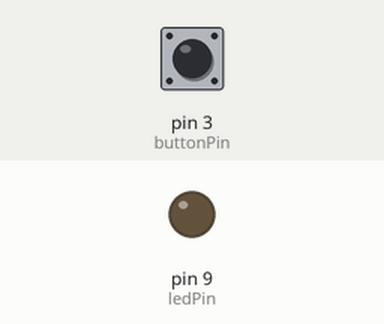
Simulated run of this sketch. Board: Arduino Uno, built with avr-gcc and run on an emulated ATmega328P. On the bench: output pins drawn as LEDs (lit = HIGH). The inputs (shaded band) are chosen by the test bench; at power-on: pin 3 (buttonPin) HIGH.

Above: at 1.2 s.
1.3 s: pin 3 (buttonPin) pulled LOW for 0.15 s
At 2.5 s:
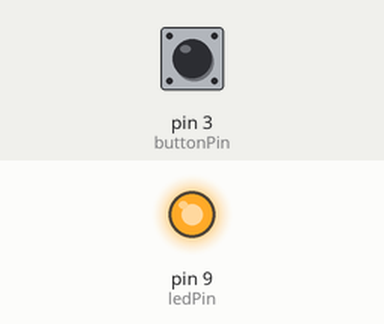
2.9 s: pin 3 (buttonPin) pulled LOW for 1 s
At 4.0 s:
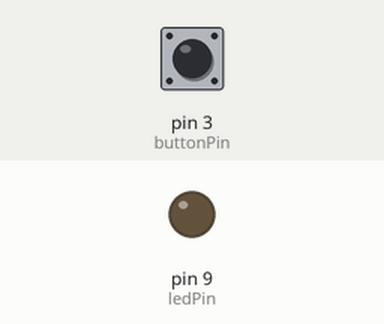
5.4 s: pin 3 (buttonPin) pulled LOW for 3.2 s
At 5.9 s:
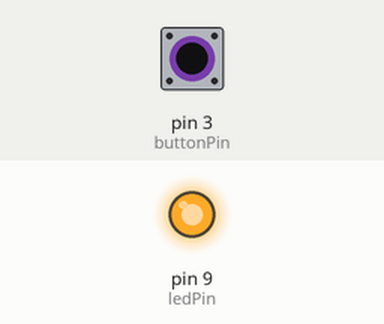
Timing chart, 0 to 8.4 s (numbered marks = the images above; inputs shaded):
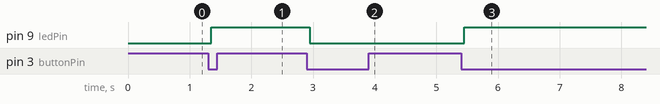

The sketch:

button.ino
```cpp
const int ledPin = 9;      // Пин для светодиода (PWM)
const int buttonPin = 3;   // Пин кнопки
int buttonState = 0;       // Текущее состояние кнопки
int lastButtonState = 0;   // Предыдущее состояние кнопки
bool ledState = false;     // Переменная для хранения состояния светодиода

void setup() {
  pinMode(ledPin, OUTPUT);
  pinMode(buttonPin, INPUT_PULLUP); // Подтяжка к +5V (HIGH по умолчанию)
}

void loop() {
  buttonState = digitalRead(buttonPin); // Читаем кнопку

  if (buttonState == LOW && lastButtonState == HIGH) { // Если нажали кнопку
    delay(50);  // Антидребезг
    ledState = !ledState;  // Меняем состояние светодиода
    digitalWrite(ledPin, ledState ? HIGH : LOW); // Включаем или выключаем LED
  }

  lastButtonState = buttonState; // Запоминаем состояние кнопки
}
```

Measured:
- after the input at 1.3 s, pin 9 (ledPin): LOW → HIGH after 0.05 s
- after the input at 2.9 s, pin 9 (ledPin): HIGH → LOW after 0.05 s
- after the input at 5.4 s, pin 9 (ledPin): LOW → HIGH after 0.05 s
